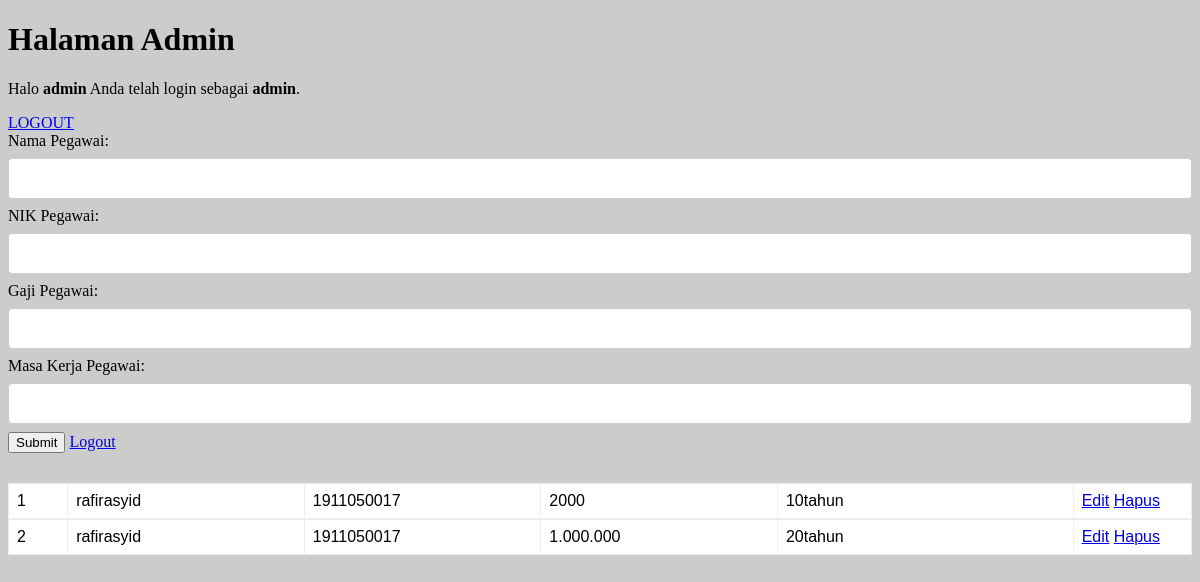
Screenshot of /index.php (signed in) with the database file from the repository.
### tables this page shows
CREATE TABLE `pegawai` (
  `id` int(20) NOT NULL,
  `nama_pegawai` varchar(100) NOT NULL,
  `nik_pegawai` varchar(100) NOT NULL,
  `gaji_pegawai` varchar(100) NOT NULL,
  `masa_kerja_pegawai` varchar(100) NOT NULL
);

### index.php (the view, shortened to what this page needs)
<!DOCTYPE html>
<html>
<head>
	<link rel="stylesheet" href="style.css">
</head>
<body>
	<h1>Halaman Admin</h1>
	<p>Halo <b><?php echo $_SESSION['username']; ?></b> Anda telah login sebagai <b><?php echo $_SESSION['level']; ?></b>.</p>
	<a href="logout.php">LOGOUT</a>
	<form method="post" action="tambah.php">
		<label>Nama Pegawai:</label><br>
		<input type="text" name="nama_pegawai"><br>
		<label>NIK Pegawai:</label><br>
		<input type="text" name="nik_pegawai"><br>
		<label>Gaji Pegawai:</label><br>
		<input type="text" name="gaji_pegawai"><br>
		<label>Masa Kerja Pegawai:</label><br>
		<input type="text" name="masa_kerja_pegawai"><br>
		<input type="submit">
		<a href="logout.php">Logout</a>
	</form>
	<?php
	include 'koneksi.php';
	$no=1;
	$data = mysqli_query($koneksi,"select * from pegawai");
	while($d = mysqli_fetch_array($data)) {
		?>
		<table>
		<tr>
			<td width="5%"><?php echo $no++ ?></td>
			<td width="20%"><?php echo $d['nama_pegawai']; ?></td>
			<td width="20%"><?php echo $d['nik_pegawai']; ?></td>
			<td width="20%"><?php echo $d['gaji_pegawai']; ?></td>
			<td width="25%"><?php echo $d['masa_kerja_pegawai']; ?></td>
			<td width="20%">
				<a href="edit.php?id=<?php echo $d['id']; ?>">Edit</a>
				<a href="hapus.php?id=<?php echo $d['id']; ?>">Hapus</a>
			</td>
		</tr>
		</table>
	    <?php
	}
	?>
</body>
</html>

### style.css (style rules this page uses)
body { background-image: url("360_F_73735887_Fxhj4RSlEJEqAgStrky8EsWycAFSyAd3.jpg"); background-color: #cccccc; }
input[type=text] { width: 100%; padding: 12px 20px; margin: 8px 0; display: inline-block; border: 1px solid #ccc; border-radius: 4px; box-sizing: border-box; }
table { font-family: arial, sans-serif; border-collapse: collapse; width: 100%; }
td, th { border: 1px solid #eee; text-align: left; padding: 8px; background-color: #fff; }
form { margin-bottom: 30px; }

### rows the page displays
pegawai: nama_pegawai "rafirasyid", nik_pegawai "1911050017", gaji_pegawai "2000", masa_kerja_pegawai "10tahun"
pegawai: nama_pegawai "rafirasyid", nik_pegawai "1911050017", gaji_pegawai "1.000.000", masa_kerja_pegawai "20tahun"

### other values shown
$_SESSION['username'] "admin"
$_SESSION['level'] "admin"
